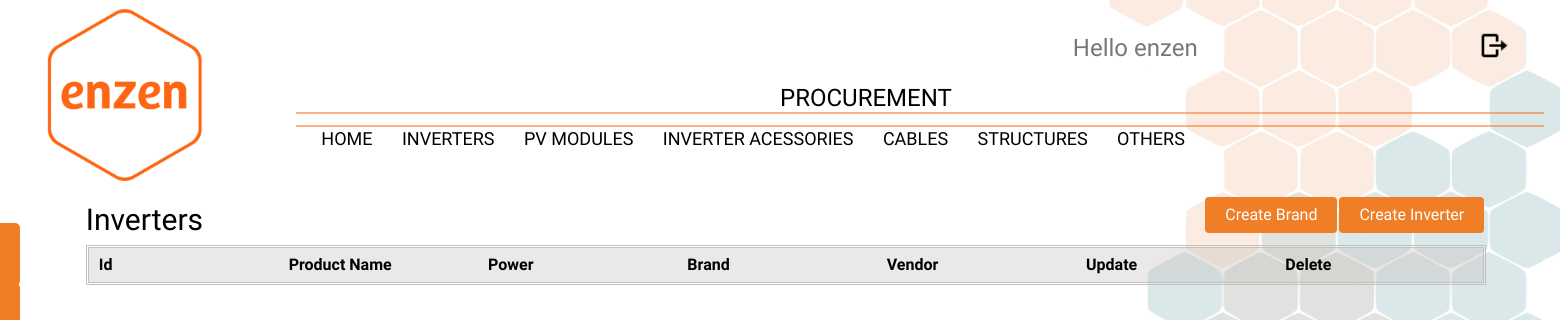
/inverters/ (signed in), run on an earlier commit of the app's database.
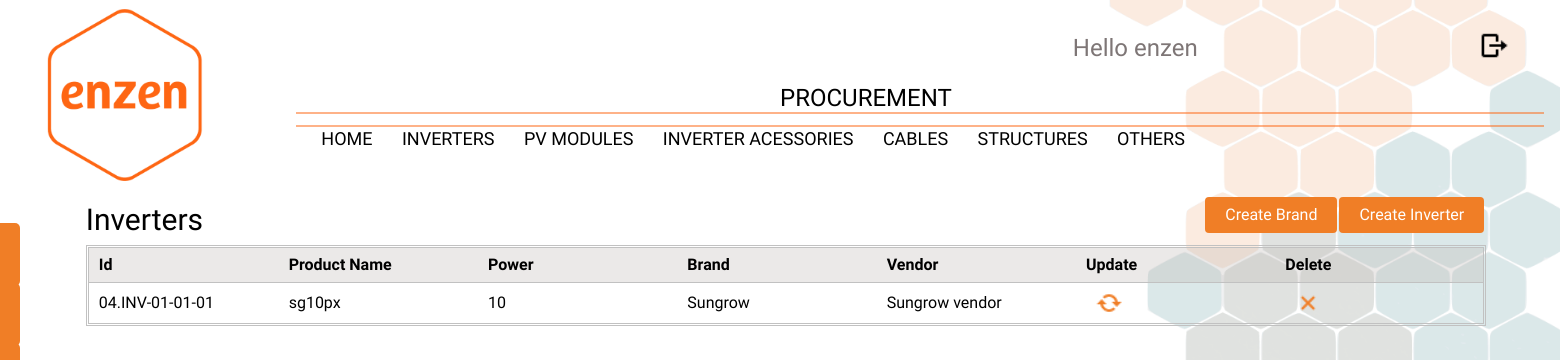
And on a later commit of the database.
### procurement/models.py (models this page shows, shortened)
class inverters(models.Model):
    inverters_id = models.CharField(max_length=50,default='04.INV-01')
    brand = models.ForeignKey(inverters_brand, on_delete=models.SET_NULL, related_name='marcas_modules',blank=True,null=True)
    product_name = models.CharField(max_length=50)
    power = models.ForeignKey(inverters_power,on_delete=models.SET_NULL, related_name='power_modules',blank=True,null=True)
    price_EXW = models.FloatField(max_length=30)
    price_CIF = models.FloatField(max_length=30)
    price_DDP = models.FloatField(max_length=30)
    price_FOB = models.FloatField(max_length=30)
    payment_conditions = models.TextField()

class inverters_power(models.Model):
    power_id = models.CharField(max_length=50)
    power = models.IntegerField()
    def __str__(self):
        return str(self.power)

class inverters_brand(models.Model):
    brand_id = models.CharField(max_length=10)
    name = models.CharField(max_length=50)
    link = models.CharField(max_length=150)
    vendor_name = models.CharField(max_length=100)
    vendor_contact = models.CharField(max_length=100)
    vendor_email = models.CharField(max_length=100)
    def __str__(self):
        return self.name

### procurement/views.py (the view)
# urls.py: path('inverters/',views.inverter, name='inverters'),
@login_required(login_url='/login')
def inverter(request):
    inversores = inverters.objects.all()
    return render(request,'Procurement/procurement_part/inverters.html',{'inversores':inversores})

### templates/Procurement/procurement_part/inverters.html (shortened to what this page needs)
{% extends "Procurement/base.html" %}
{% block content %}
    <div class="top_creation">
        <h1 class="tittle_component">Inverters</h1>
        <a href="/inverters/create_inverter/" class="bottons2">Create Inverter</a>
        <a href="{% url 'O_and_M:inverters_brand' %}" class="bottons2">Create Brand</a>
    </div>
        <br></br>
<div class="table123">
<table id="myTable2">
    <tr>
        <th onclick="sortTable(0)">Id</th>
        <th onclick="sortTable(1)">Product Name</th>
        <th onclick="sortTable2(2)">Power</th>
        <th onclick="sortTable(3)">Brand</th>
        <th onclick="sortTable(4)">Vendor</th>
        <th>Update</th>
        <th>Delete</th>
    </tr>
    {% for i in inversores %}
    <tr>
        <td><a href="{% url 'O_and_M:inverter_detail' i.id %}">{{ i.inverters_id }}</a></td>
        <td>{{ i.product_name }}</td>
        <td>{{ i.power }}</td>
        <td>{{ i.brand }}</td>
        <td>{{ i.brand.vendor_name }}</td>
        <td><a href="#" class="part_creation2"><img class="reboot_icon"/></a></td>
        <td><a href="{% url 'O_and_M:delete_inverter' i.id %}" class="part_creation2"><img class="delete_icon"/></a></td>
    </tr>
    {% endfor %}
</table>
    </div>
{% endblock %}

What changed in the data, as far as the page shows it:
added inverters: inverters_id "04.INV-01-01-01", product_name "sg10px", power "10", brand "Sungrow", brand.vendor_name "Sungrow vendor"
